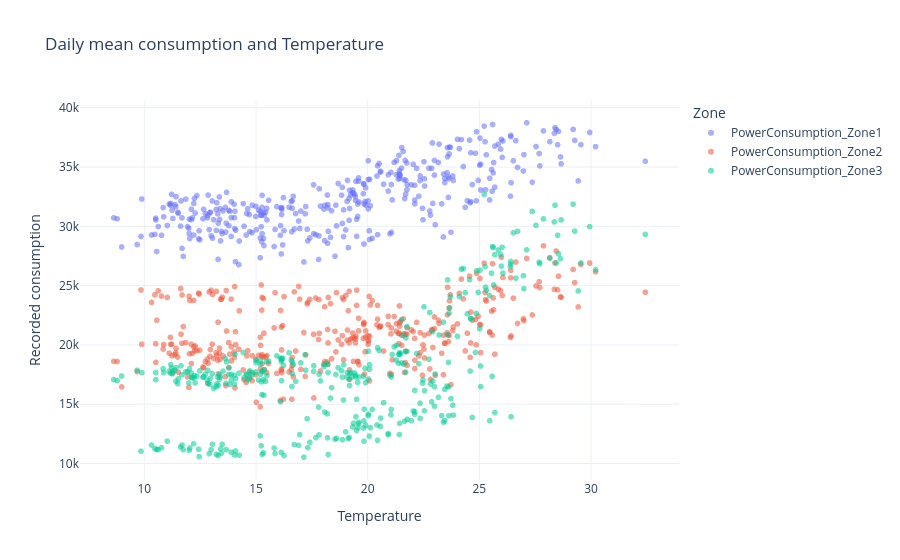
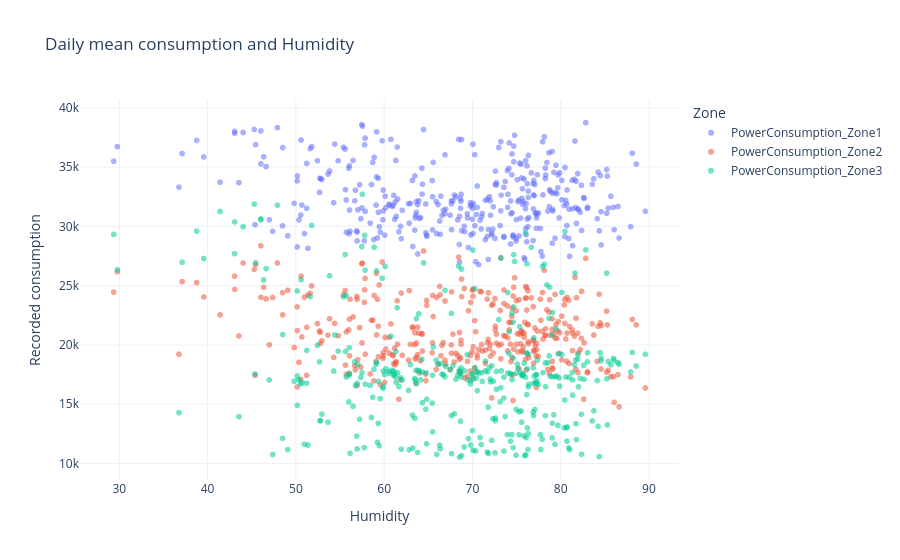
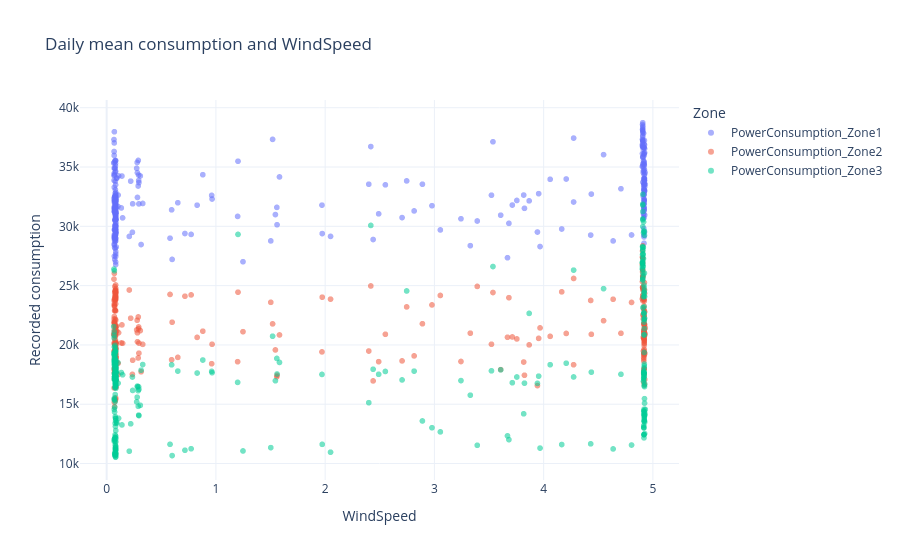

Here is the notebook cell these charts were saved with, in order:
### Code cell
# Plotly scatter plots of daily averages, with one trace per zone.
daily_long = daily.reset_index().melt(
    id_vars=["Datetime"] + environmental,
    value_vars=zones, var_name="Zone", value_name="Recorded consumption"
)
for variable in environmental:
    fig = px.scatter(
        daily_long, x=variable, y="Recorded consumption",
        color="Zone", opacity=0.55,
        title=f"Daily mean consumption and {variable}"
    )
    fig.update_layout(template="plotly_white")
    fig.show()

### Figure 1 — Plotly figure (JSON) as saved in the notebook; plotly's stock layout.template omitted (floating-point values rounded to 4 significant figures; data arrays with more than 128 entries replaced by an {"elided": "..."} marker saying what was removed)
{"data": [{"hovertemplate": "Zone=PowerConsumption_Zone1<br>Temperature=%{x}<br>Recorded consumption=%{y}<extra></extra>", "legendgroup": "PowerConsumption_Zone1", "marker": {"color": "#636efa", "opacity": 0.55, "symbol": "circle"}, "mode": "markers", "name": "PowerConsumption_Zone1", "showlegend": true, "type": "scattergl", "x": {"elided": "364 float values"}, "xaxis": "x", "y": {"elided": "364 float values"}, "yaxis": "y"}, {"hovertemplate": "Zone=PowerConsumption_Zone2<br>Temperature=%{x}<br>Recorded consumption=%{y}<extra></extra>", "legendgroup": "PowerConsumption_Zone2", "marker": {"color": "#EF553B", "opacity": 0.55, "symbol": "circle"}, "mode": "markers", "name": "PowerConsumption_Zone2", "showlegend": true, "type": "scattergl", "x": {"elided": "364 float values"}, "xaxis": "x", "y": {"elided": "364 float values"}, "yaxis": "y"}, {"hovertemplate": "Zone=PowerConsumption_Zone3<br>Temperature=%{x}<br>Recorded consumption=%{y}<extra></extra>", "legendgroup": "PowerConsumption_Zone3", "marker": {"color": "#00cc96", "opacity": 0.55, "symbol": "circle"}, "mode": "markers", "name": "PowerConsumption_Zone3", "showlegend": true, "type": "scattergl", "x": {"elided": "364 float values"}, "xaxis": "x", "y": {"elided": "364 float values"}, "yaxis": "y"}], "layout": {"legend": {"title": {"text": "Zone"}, "tracegroupgap": 0}, "title": {"text": "Daily mean consumption and Temperature"}, "xaxis": {"anchor": "y", "domain": [0, 1], "title": {"text": "Temperature"}}, "yaxis": {"anchor": "x", "domain": [0, 1], "title": {"text": "Recorded consumption"}}}}

### Figure 2 — Plotly figure (JSON) as saved in the notebook; plotly's stock layout.template omitted (floating-point values rounded to 4 significant figures; data arrays with more than 128 entries replaced by an {"elided": "..."} marker saying what was removed)
{"data": [{"hovertemplate": "Zone=PowerConsumption_Zone1<br>Humidity=%{x}<br>Recorded consumption=%{y}<extra></extra>", "legendgroup": "PowerConsumption_Zone1", "marker": {"color": "#636efa", "opacity": 0.55, "symbol": "circle"}, "mode": "markers", "name": "PowerConsumption_Zone1", "showlegend": true, "type": "scattergl", "x": {"elided": "364 float values"}, "xaxis": "x", "y": {"elided": "364 float values"}, "yaxis": "y"}, {"hovertemplate": "Zone=PowerConsumption_Zone2<br>Humidity=%{x}<br>Recorded consumption=%{y}<extra></extra>", "legendgroup": "PowerConsumption_Zone2", "marker": {"color": "#EF553B", "opacity": 0.55, "symbol": "circle"}, "mode": "markers", "name": "PowerConsumption_Zone2", "showlegend": true, "type": "scattergl", "x": {"elided": "364 float values"}, "xaxis": "x", "y": {"elided": "364 float values"}, "yaxis": "y"}, {"hovertemplate": "Zone=PowerConsumption_Zone3<br>Humidity=%{x}<br>Recorded consumption=%{y}<extra></extra>", "legendgroup": "PowerConsumption_Zone3", "marker": {"color": "#00cc96", "opacity": 0.55, "symbol": "circle"}, "mode": "markers", "name": "PowerConsumption_Zone3", "showlegend": true, "type": "scattergl", "x": {"elided": "364 float values"}, "xaxis": "x", "y": {"elided": "364 float values"}, "yaxis": "y"}], "layout": {"legend": {"title": {"text": "Zone"}, "tracegroupgap": 0}, "title": {"text": "Daily mean consumption and Humidity"}, "xaxis": {"anchor": "y", "domain": [0, 1], "title": {"text": "Humidity"}}, "yaxis": {"anchor": "x", "domain": [0, 1], "title": {"text": "Recorded consumption"}}}}

### Figure 3 — Plotly figure (JSON) as saved in the notebook; plotly's stock layout.template omitted (floating-point values rounded to 4 significant figures; data arrays with more than 128 entries replaced by an {"elided": "..."} marker saying what was removed)
{"data": [{"hovertemplate": "Zone=PowerConsumption_Zone1<br>WindSpeed=%{x}<br>Recorded consumption=%{y}<extra></extra>", "legendgroup": "PowerConsumption_Zone1", "marker": {"color": "#636efa", "opacity": 0.55, "symbol": "circle"}, "mode": "markers", "name": "PowerConsumption_Zone1", "showlegend": true, "type": "scattergl", "x": {"elided": "364 float values"}, "xaxis": "x", "y": {"elided": "364 float values"}, "yaxis": "y"}, {"hovertemplate": "Zone=PowerConsumption_Zone2<br>WindSpeed=%{x}<br>Recorded consumption=%{y}<extra></extra>", "legendgroup": "PowerConsumption_Zone2", "marker": {"color": "#EF553B", "opacity": 0.55, "symbol": "circle"}, "mode": "markers", "name": "PowerConsumption_Zone2", "showlegend": true, "type": "scattergl", "x": {"elided": "364 float values"}, "xaxis": "x", "y": {"elided": "364 float values"}, "yaxis": "y"}, {"hovertemplate": "Zone=PowerConsumption_Zone3<br>WindSpeed=%{x}<br>Recorded consumption=%{y}<extra></extra>", "legendgroup": "PowerConsumption_Zone3", "marker": {"color": "#00cc96", "opacity": 0.55, "symbol": "circle"}, "mode": "markers", "name": "PowerConsumption_Zone3", "showlegend": true, "type": "scattergl", "x": {"elided": "364 float values"}, "xaxis": "x", "y": {"elided": "364 float values"}, "yaxis": "y"}], "layout": {"legend": {"title": {"text": "Zone"}, "tracegroupgap": 0}, "title": {"text": "Daily mean consumption and WindSpeed"}, "xaxis": {"anchor": "y", "domain": [0, 1], "title": {"text": "WindSpeed"}}, "yaxis": {"anchor": "x", "domain": [0, 1], "title": {"text": "Recorded consumption"}}}}
